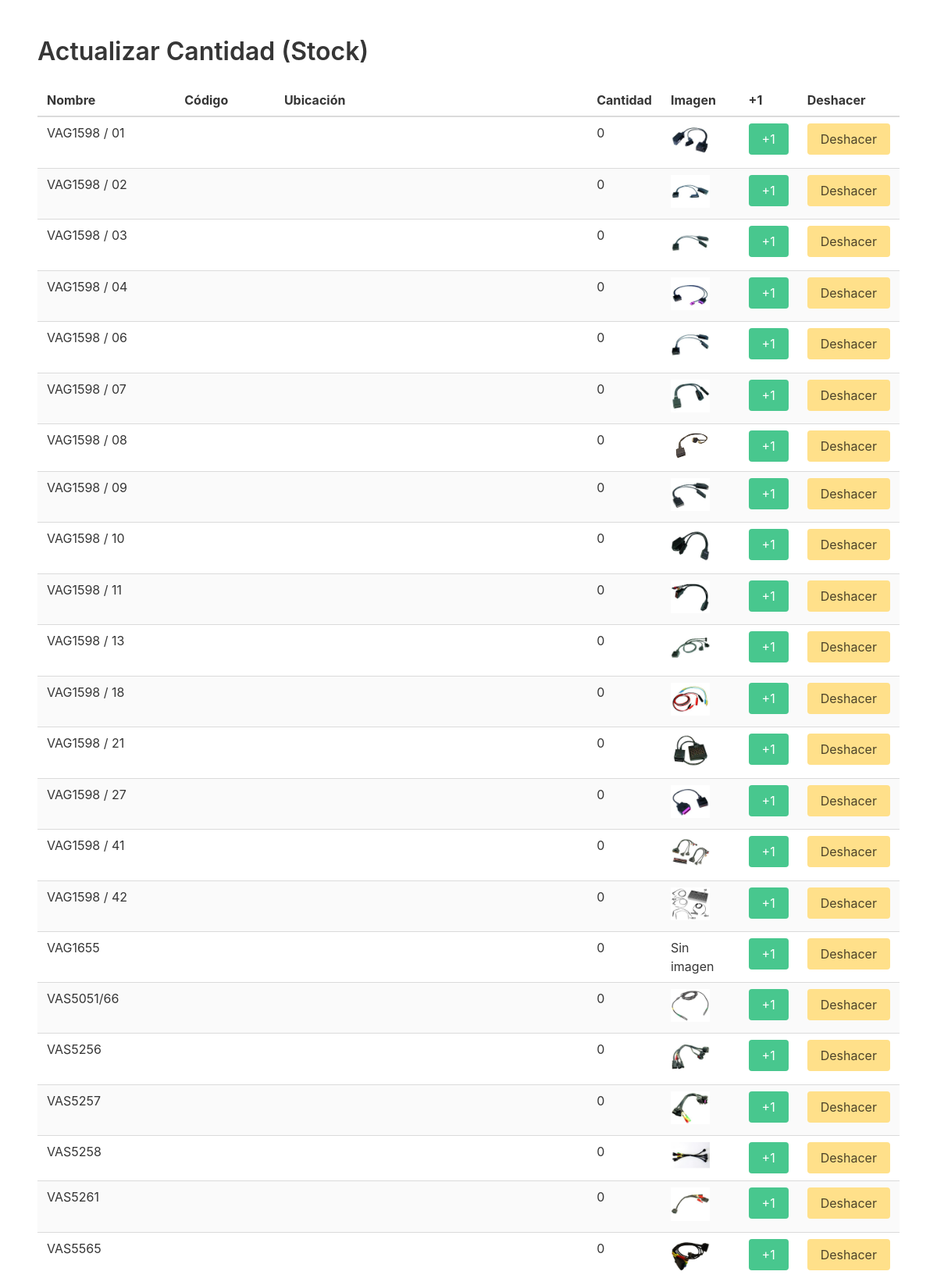
/actualizar_cantidad.php (upper part), run on the app's committed database.
### tables this page shows
CREATE TABLE `herramientas` (
  `id` int(11) NOT NULL AUTO_INCREMENT,
  `codigo` varchar(50) DEFAULT NULL,
  `nombre` varchar(100) NOT NULL,
  `ubicacion` varchar(100) NOT NULL,
  `imagen` varchar(255) DEFAULT NULL,
  `cantidad` int(11) DEFAULT 1,
  PRIMARY KEY (`id`)
);

### actualizar_cantidad.php (the view, shortened to what this page needs)
<?php
include 'includes/conexion.php';
$resultado = $conexion->query("SELECT * FROM herramientas ORDER BY CAST(codigo AS UNSIGNED) ASC");
?>
<!DOCTYPE html>
<html>
<head>
    <link rel="stylesheet" href="https://cdn.jsdelivr.net/npm/bulma@0.9.4/css/bulma.min.css">
</head>
<body class="section">
    <h1 class="title">Actualizar Cantidad (Stock)</h1>
    <table class="table is-fullwidth is-striped is-hoverable">
        <thead>
            <tr>
                <th>Nombre</th>
                <th>Código</th>
                <th>Ubicación</th>
                <th>Cantidad</th>
                <th>Imagen</th>
                <th>+1</th>
                <th>Deshacer</th>
            </tr>
        </thead>
        <tbody>
            <?php while ($h = $resultado->fetch_assoc()) { ?>
            <tr>
                <form method="post">
                    <td><?= htmlspecialchars($h['nombre']) ?></td>
                    <td><?= htmlspecialchars($h['codigo']) ?></td>
                    <td><?= htmlspecialchars($h['ubicacion']) ?></td>
                    <td><?= $h['cantidad'] ?></td>
                    <td>
                        <?php if (!empty($h['imagen']) && file_exists($h['imagen'])): ?>
                            <img src="<?= $h['imagen'] ?>" style="width: 50px; cursor: zoom-in;" onclick="mostrarModal('<?= $h['imagen'] ?>')">
                        <?php else: ?>
                            <span>Sin imagen</span>
                        <?php endif; ?>
                    </td>
                    <td>
                        <button class="button is-success" name="sumar">+1</button>
                    </td>
                    <td>
                        <button class="button is-warning" name="deshacer">Deshacer</button>
                    </td>
                </form>
            </tr>
            <?php } ?>
        </tbody>
    </table>
</body>
</html>

### data on the page
herramientas: nombre "VAG1598 / 01", cantidad "0", imagen (picture)
herramientas: nombre "VAG1598 / 02", cantidad "0", imagen (picture)
herramientas: nombre "VAG1598 / 03", cantidad "0", imagen (picture)
herramientas: nombre "VAG1598 / 04", cantidad "0", imagen (picture)
herramientas: nombre "VAG1598 / 06", cantidad "0", imagen (picture)
herramientas: nombre "VAG1598 / 07", cantidad "0", imagen (picture)
herramientas: nombre "VAG1598 / 08", cantidad "0", imagen (picture)
herramientas: nombre "VAG1598 / 09", cantidad "0", imagen (picture)
herramientas: nombre "VAG1598 / 10", cantidad "0", imagen (picture)
herramientas: nombre "VAG1598 / 11", cantidad "0", imagen (picture)
herramientas: nombre "VAG1598 / 13", cantidad "0", imagen (picture)
herramientas: nombre "VAG1598 / 18", cantidad "0", imagen (picture)
herramientas: nombre "VAG1598 / 21", cantidad "0", imagen (picture)
herramientas: nombre "VAG1598 / 27", cantidad "0", imagen (picture)
herramientas: nombre "VAG1598 / 41", cantidad "0", imagen (picture)
herramientas: nombre "VAG1598 / 42", cantidad "0", imagen (picture)
herramientas: nombre "VAG1655", cantidad "0", shows "Sin imagen"
herramientas: nombre "VAS5051/66", cantidad "0", imagen (picture)
herramientas: nombre "VAS5256", cantidad "0", imagen (picture)
herramientas: nombre "VAS5257", cantidad "0", imagen (picture)
herramientas: nombre "VAS5258", cantidad "0", imagen (picture)
herramientas: nombre "VAS5261", cantidad "0", imagen (picture)
herramientas: nombre "VAS5565", cantidad "0", imagen (picture)
